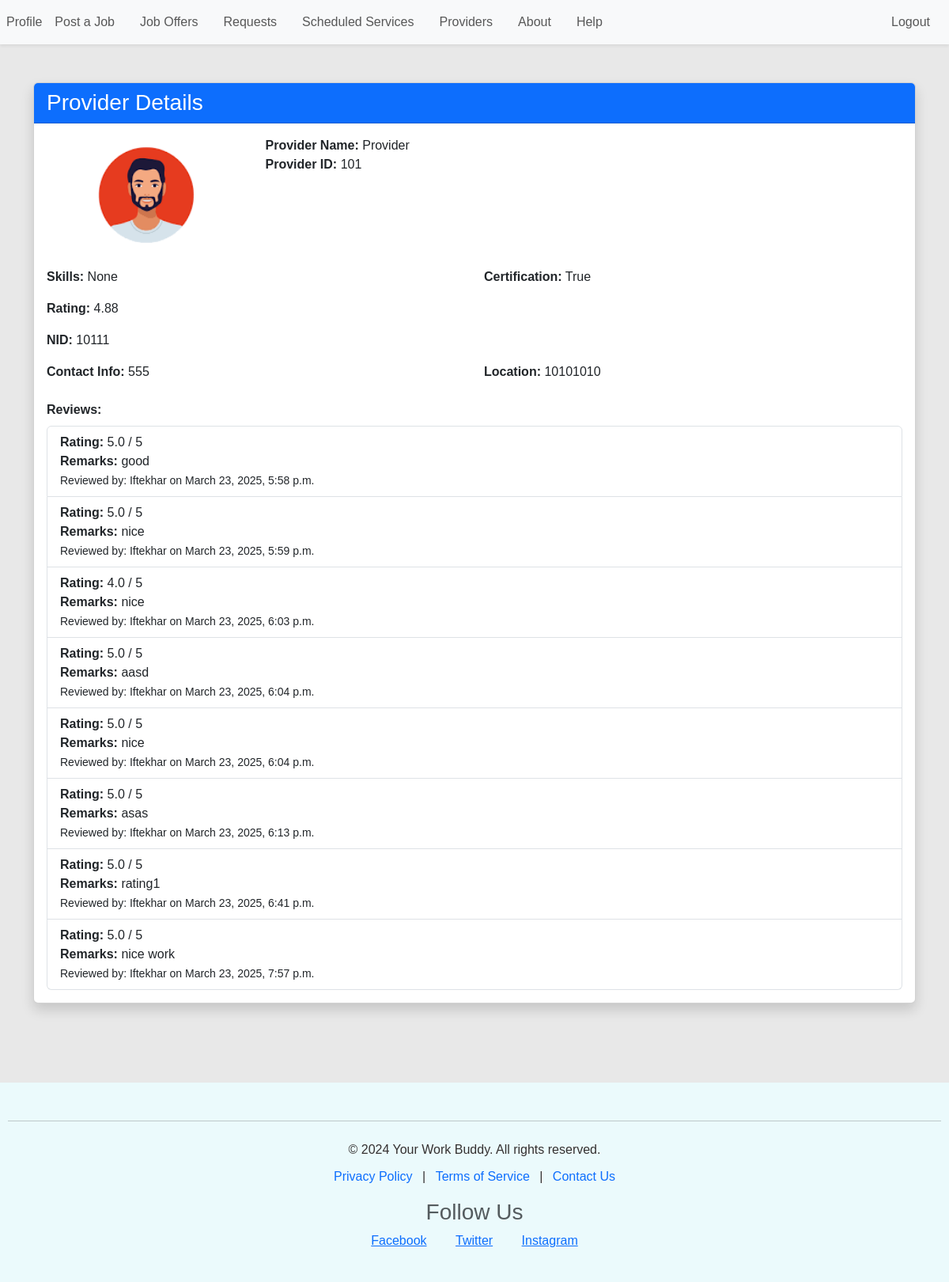
The page /provider/11/ (signed in) on the database its author committed.
### services/models.py (models this page shows, shortened)
class Provider(models.Model):
    user = models.OneToOneField(settings.AUTH_USER_MODEL, on_delete=models.CASCADE, related_name='provider')
    provider_name = models.CharField(max_length=200, blank=True, null=True)
    provider_id = models.IntegerField(blank=True, null=True)
    skills = models.TextField(max_length=1000, blank=True, null=True)
    certification = models.BooleanField(blank=True, null=True)
    employement_type = models.CharField(max_length=200, blank=True, null=True)
    rating = models.FloatField(default=0)
    total_work = models.IntegerField(default=0)
    nid = models.IntegerField(blank=True, null=True)
    contact_info = models.IntegerField(blank=True, null=True)
    location = models.CharField(max_length=200, default="Default Location", blank=True, null=True)
    picture = models.ImageField(upload_to=provider_directory_path, blank=True, null=True)
    wallet_balance = models.FloatField(default=0.0)

class Review(models.Model):
    provider = models.ForeignKey(Provider, on_delete=models.CASCADE, related_name='reviews')
    service = models.ForeignKey(Service, on_delete=models.SET_NULL, null=True, blank=True)
    consumer = models.ForeignKey(consumer, on_delete=models.CASCADE)
    rating = models.FloatField()
    remarks = models.TextField(blank=True, null=True)
    review = models.TextField(blank=True, null=True)
    created_at = models.DateTimeField(auto_now_add=True)

class consumer(models.Model):
    user = models.OneToOneField(settings.AUTH_USER_MODEL, on_delete=models.CASCADE, related_name='consumer')
    consumer_id = models.IntegerField(blank=True, null=True)
    consumer_name = models.CharField(max_length=200, blank=True, null=True)
    email = models.EmailField(blank=True, null=True)
    contact_info = models.IntegerField(blank=True, null=True)
    location = models.CharField(max_length=200, blank=True, null=True)
    nid = models.IntegerField(blank=True, null=True)
    picture = models.ImageField(upload_to=consumer_directory_path, blank=True, null=True)

### services/views.py (the view)
# urls.py: path('provider/<int:id>/', s_views.provider_detail, name='provider_detail'),
@login_required
def provider_detail(request , id):
    pro= Provider.objects.get(pk=id)
    reviews = Review.objects.filter(provider=pro)
    c = {
        'provider':pro,
        'reviews': reviews,
    }
    return render(request, template_name='services/provider_details.html',context=c)

### template/services/provider_details.html
{% extends 'base.html' %}
{% load static %}
{% block content %}
<div class="container mt-5">
    <div class="card shadow">
        <div class="card-header bg-primary text-white">
            <h3 class="mb-0">Provider Details</h3>
        </div>
        <div class="card-body">
            <div class="row mb-3">
                <div class="col-md-3 d-flex justify-content-center align-items-center">
                    {% if provider.picture %}
                        <img src="{{ provider.picture.url }}" alt="Provider Picture" class="img-fluid rounded-circle" style="width: 150px; height: 150px; object-fit: cover;">
                    {% else %}
                        <div class="d-flex justify-content-center align-items-center" style="width: 150px; height: 150px; border-radius: 50%; background-color: #f0f0f0;">
                            <span class="text-center" style="font-size: 24px; color: #ccc;">No Image</span>
                        </div>
                    {% endif %}
                </div>
                <div class="col-md-9">
                    <strong>Provider Name:</strong> {{ provider.provider_name }}<br>
                    <strong>Provider ID:</strong> {{ provider.provider_id }}
                </div>
            </div>
            <div class="row mb-3">
                <div class="col-md-6">
                    <strong>Skills:</strong> {{ provider.skills }}
                </div>
                <div class="col-md-6">
                    <strong>Certification:</strong> {{ provider.certification }}
                </div>
            </div>
            <div class="row mb-3">
                <div class="col-md-6">
                    <strong>Rating:</strong> {{ provider.rating }}
                </div>
            </div>
            <div class="row mb-3">
                <div class="col-md-6">
                    <strong>NID:</strong> {{ provider.nid }}
                </div>
            </div>
            <div class="row mb-3">
                <div class="col-md-6">
                    <strong>Contact Info:</strong> {{ provider.contact_info }}
                </div>
                <div class="col-md-6">
                    <strong>Location:</strong> {{ provider.location }}
                </div>
            </div>
            <div class="mt-4">
                <strong>Reviews:</strong>
                {% if reviews %}
                    <ul class="list-group mt-2">
                        {% for review in reviews %}
                            <li class="list-group-item">
                                <strong>Rating:</strong> {{ review.rating }} / 5 <br>
                                <strong>Remarks:</strong> {{ review.remarks }} <br>
                                <small>Reviewed by: {{ review.consumer.consumer_name }} on {{ review.created_at }}</small>
                            </li>
                        {% endfor %}
                    </ul>
                {% else %}
                    <p>No reviews yet for this provider.</p>
                {% endif %}
            </div>
        </div>
    </div>
</div>
{% endblock %}

### static/style.css (style rules this page uses)
body { font-family: Arial, sans-serif; background-size: cover; background-position: center; background-repeat: no-repeat; height: 100vh; display: flex; flex-direction: column; background-color:#e8e8e8; }

### rows shown on the page
Provider: picture (picture), provider_name "Provider", provider_id "101", skills "None", certification "True", rating "4.88", nid "10111", contact_info "555", location "10101010"
Review: rating "5.0", remarks "good", consumer.consumer_name "Iftekhar", created_at "March 23, 2025, 5:58 p.m."
Review: rating "5.0", remarks "nice", consumer.consumer_name "Iftekhar", created_at "March 23, 2025, 5:59 p.m."
Review: rating "4.0", remarks "nice", consumer.consumer_name "Iftekhar", created_at "March 23, 2025, 6:03 p.m."
Review: rating "5.0", remarks "aasd", consumer.consumer_name "Iftekhar", created_at "March 23, 2025, 6:04 p.m."
Review: rating "5.0", remarks "nice", consumer.consumer_name "Iftekhar", created_at "March 23, 2025, 6:04 p.m."
Review: rating "5.0", remarks "asas", consumer.consumer_name "Iftekhar", created_at "March 23, 2025, 6:13 p.m."
Review: rating "5.0", remarks "rating1", consumer.consumer_name "Iftekhar", created_at "March 23, 2025, 6:41 p.m."
Review: rating "5.0", remarks "nice work", consumer.consumer_name "Iftekhar", created_at "March 23, 2025, 7:57 p.m."
